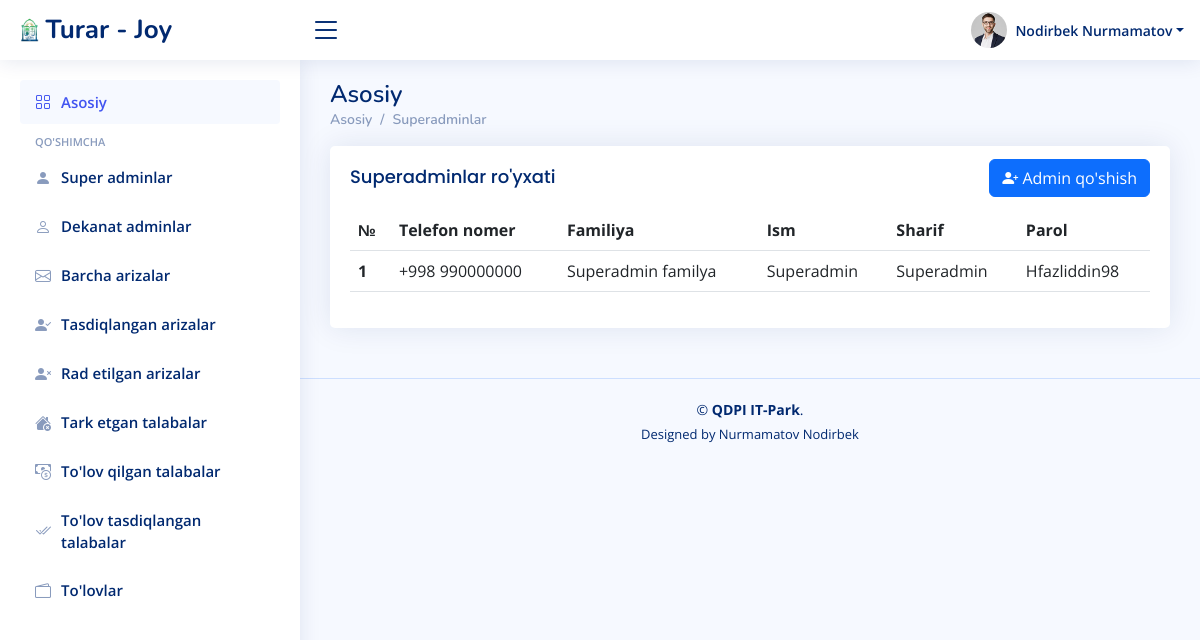
The page /ariza/superadminlar/ on the database its author committed.
### users/models.py (models this page shows)
class User(AbstractUser):
    id = models.UUIDField(primary_key=True, default=uuid.uuid4, unique=True, editable=False)
    sharif = models.CharField(max_length=100)
    lavozim = models.CharField(max_length=100)
    fakultet = models.CharField(max_length=100, blank=True)
    parol = models.CharField(max_length=100)

### ariza/views.py (the view)
# urls.py: path('superadminlar/', superadminlar, name='superadminlar'),
def superadminlar(request):
    data = User.objects.filter(lavozim='super')
    contex = {
        'data':data,
    }
    return render(request, 'superadmin/superadminlar.html', contex)

### templates/superadmin/superadminlar.html (shortened to what this page needs)
{% load static %}
<!DOCTYPE html>
<html lang="en">
<head>
  <link href="{% static '/assets/vendor/bootstrap/css/bootstrap.min.css' %}" rel="stylesheet">
  <link href="{% static '/assets/vendor/bootstrap-icons/bootstrap-icons.css' %}" rel="stylesheet">
  <link href="{% static '/assets/vendor/simple-datatables/style.css' %}" rel="stylesheet">
  <link href="{% static '/assets/css/style.css' %}" rel="stylesheet">
</head>
<body>
  <header id="header" class="header fixed-top d-flex align-items-center">
    <div class="d-flex align-items-center justify-content-between">
      <a href="{% url 'home' %}" class="logo d-flex align-items-center">
        <img src="{% static '/assets/img/logo.png' %}" alt="">
        <span class="d-none d-lg-block"> Turar - Joy</span>
      </a>
      <i class="bi bi-list toggle-sidebar-btn"></i>
    </div>
    <nav class="header-nav ms-auto">
      <ul class="d-flex align-items-center">
        <li class="nav-item dropdown pe-3">
          <a class="nav-link nav-profile d-flex align-items-center pe-0" href="#" data-bs-toggle="dropdown">
            <img src="{% static '/assets/img/profile-img.jpg' %}" alt="Profile" class="rounded-circle">
            <span class="d-none d-md-block dropdown-toggle ps-2">Nodirbek Nurmamatov</span>
          </a>
        </li>
      </ul>
    </nav>
  </header>
  <aside id="sidebar" class="sidebar">
    <ul class="sidebar-nav" id="sidebar-nav">
      <li class="nav-item">
        <a class="nav-link " href="{% url 'home' %}">
          <i class="bi bi-grid"></i>
          <span>Asosiy</span>
        </a>
      </li>
      <li class="nav-heading">Qo'shimcha</li>
      <li class="nav-item">
        <a class="nav-link collapsed" href="{% url 'superadminlar' %}">
          <i class="bi bi-person-fill"></i>
          <span>Super adminlar</span>
        </a>
      </li>
      <li class="nav-item">
        <a class="nav-link collapsed" href="{% url 'dekanatadminlar' %}">
          <i class="bi bi-person"></i>
          <span>Dekanat adminlar</span>
        </a>
      </li>
      <li class="nav-item">
        <a class="nav-link collapsed" href="{% url 'barcha_arizalar' %}">
          <i class="bi bi-envelope"></i>
          <span>Barcha arizalar</span>
        </a>
      </li>
      <li class="nav-item">
        <a class="nav-link collapsed" href="{% url 'tasdiqlangan' %}">
          <i class="bi bi-person-check-fill"></i>
          <span>Tasdiqlangan arizalar</span>
        </a>
      </li>
      <li class="nav-item">
        <a class="nav-link collapsed" href="{% url 'radetilgan' %}">
          <i class="bi bi-person-x-fill"></i>
          <span>Rad etilgan arizalar</span>
        </a>
      </li>
      <li class="nav-item">
        <a class="nav-link collapsed" href="{% url 'tark_etgan_talaba' %}">
          <i class="bi bi-house-x-fill"></i>
          <span>Tark etgan talabalar</span>
        </a>
      </li>
      <li class="nav-item">
        <a class="nav-link collapsed" href="{% url 'barcha_tolovlar' %}">
          <i class="bi bi-cash-coin"></i>
          <span>To'lov qilgan talabalar</span>
        </a>
      </li>
      <li class="nav-item">
        <a class="nav-link collapsed" href="{% url 'tasdiqlangan_tolov' %}">
          <i class="bi bi-check2-all"></i>
          <span>To'lov tasdiqlangan talabalar</span>
        </a>
      </li>
      <li class="nav-item">
        <a class="nav-link collapsed" href="{% url 'hisob_varoq' %}">
          <i class="bi bi-wallet2"></i>
          <span>To'lovlar</span>
        </a>
      </li>
    </ul>
  </aside>
    <main id="main" class="main">
        <div class="pagetitle">
            <h1>Asosiy</h1>
            <nav>
                <ol class="breadcrumb">
                    <li class="breadcrumb-item"><a href="index.html">Asosiy</a></li>
                    <li class="breadcrumb-item active"><a href="superadmin.html">Superadminlar</a></li>
                </ol>
            </nav>
        </div>
        <section class="section dashboard">
            <div class="row">
                <div class="col-lg-12">
                    <div class="card">
                        <div class="card-body">
                            <div class="d-flex justify-content-between align-items-center">
                                <h5 class="card-title">Superadminlar ro'yxati</h5>
                                <a class="d-inline-block btn btn-primary" href="{% url 'superadmin_qoshish' %}">
                                    <i class="bi bi-person-plus-fill"></i>
                                    <span>Admin qo'shish</span>
                                </a>
                            </div>
                            <table class="table datatable">
                                <thead>
                                    <tr>
                                        <th scope="col">№</th>
                                        <th scope="col">Telefon nomer</th>
                                        <th scope="col">Familiya</th>
                                        <th scope="col">Ism</th>
                                        <th scope="col">Sharif</th>
                                        <th scope="col">Parol</th>
                                    </tr>
                                </thead>
                                <tbody>
                                  {% for d in data %}
                                    <tr>
                                        <th scope="row">1</th>
                                        <td>{{d.username}}</td>
                                        <td>{{d.last_name}}</td>
                                        <td>{{d.first_name}}</td>
                                        <td>{{d.sharif}}</td>
                                        <td>{{d.parol}}</td>
                                    </tr>
                                  {% endfor %}
                                </tbody>
                            </table>
                        </div>
                    </div>
                </div>
            </div>
        </section>
    </main>
    <footer id="footer" class="footer">
        <div class="copyright">
            &copy; <strong><span>QDPI IT-Park</span></strong>.
        </div>
        <div class="credits">
            Designed by Nurmamatov Nodirbek
        </div>
    </footer>
</body>
</html>

### static/assets/css/style.css (style rules this page uses)
:root { scroll-behavior: smooth; }
body { font-family: "Open Sans", sans-serif; background: #f6f9ff; color: #444444; }
a { color: #4154f1; text-decoration: none; }
h1, h2, h3, h4, h5, h6 { font-family: "Nunito", sans-serif; }
#main { margin-top: 60px; padding: 20px 30px; transition: all 0.3s; }
.pagetitle { margin-bottom: 10px; }
.pagetitle h1 { font-size: 24px; margin-bottom: 0; font-weight: 600; color: #012970; }
.card { margin-bottom: 30px; border: none; border-radius: 5px; box-shadow: 0px 0 30px rgba(1, 41, 112, 0.1); }
.card-title { padding: 20px 0 15px 0; font-size: 18px; font-weight: 500; color: #012970; font-family: "Poppins", sans-serif; }
.card-body { padding: 0 20px 20px 20px; }
.breadcrumb { font-size: 14px; font-family: "Nunito", sans-serif; color: #899bbd; font-weight: 600; }
.breadcrumb a { color: #899bbd; transition: 0.3s; }
.breadcrumb .breadcrumb-item::before { color: #899bbd; }
.breadcrumb .active { color: #51678f; font-weight: 600; }
.logo { line-height: 1; }
@media (min-width: 1200px) { .logo { width: 280px; } }
.logo img { max-height: 26px; margin-right: 6px; }
.logo span { font-size: 26px; font-weight: 700; color: #012970; font-family: "Nunito", sans-serif; }
.header { transition: all 0.5s; z-index: 997; height: 60px; box-shadow: 0px 2px 20px rgba(1, 41, 112, 0.1); background-color: #fff; padding-left: 20px; }
.header .toggle-sidebar-btn { font-size: 32px; padding-left: 10px; cursor: pointer; color: #012970; }
.header-nav ul { list-style: none; }
.header-nav>ul { margin: 0; padding: 0; }
.header-nav .nav-profile { color: #012970; }
.header-nav .nav-profile img { max-height: 36px; }
.header-nav .nav-profile span { font-size: 14px; font-weight: 600; }
.sidebar { position: fixed; top: 60px; left: 0; bottom: 0; width: 300px; z-index: 996; transition: all 0.3s; padding: 20px; overflow-y: auto; scrollbar-width: thin; scrollbar-color: #aab7cf transparent; box-shadow: 0px 0px 20px rgba(1, 41, 112, 0.1); background-color: #fff; }
@media (min-width: 1200px) { #main, #footer { margin-left: 300px; } }
.sidebar-nav { padding: 0; margin: 0; list-style: none; }
.sidebar-nav li { padding: 0; margin: 0; list-style: none; }
.sidebar-nav .nav-item { margin-bottom: 5px; }
.sidebar-nav .nav-heading { font-size: 11px; text-transform: uppercase; color: #899bbd; font-weight: 600; margin: 10px 0 5px 15px; }
.sidebar-nav .nav-link { display: flex; align-items: center; font-size: 15px; font-weight: 600; color: #4154f1; transition: 0.3; background: #f6f9ff; padding: 10px 15px; border-radius: 4px; }
.sidebar-nav .nav-link i { font-size: 16px; margin-right: 10px; color: #4154f1; }
.sidebar-nav .nav-link.collapsed { color: #012970; background: #fff; }
.sidebar-nav .nav-link.collapsed i { color: #899bbd; }
.footer { padding: 20px 0; font-size: 14px; transition: all 0.3s; border-top: 1px solid #cddfff; }
.footer .copyright { text-align: center; color: #012970; }
.footer .credits { padding-top: 5px; text-align: center; font-size: 13px; color: #012970; }
th, td { vertical-align: middle !important; }

### rows shown on the page
User: username "+998 990000000", last_name "Superadmin familya", first_name "Superadmin", sharif "Superadmin", parol "Hfazliddin98"
